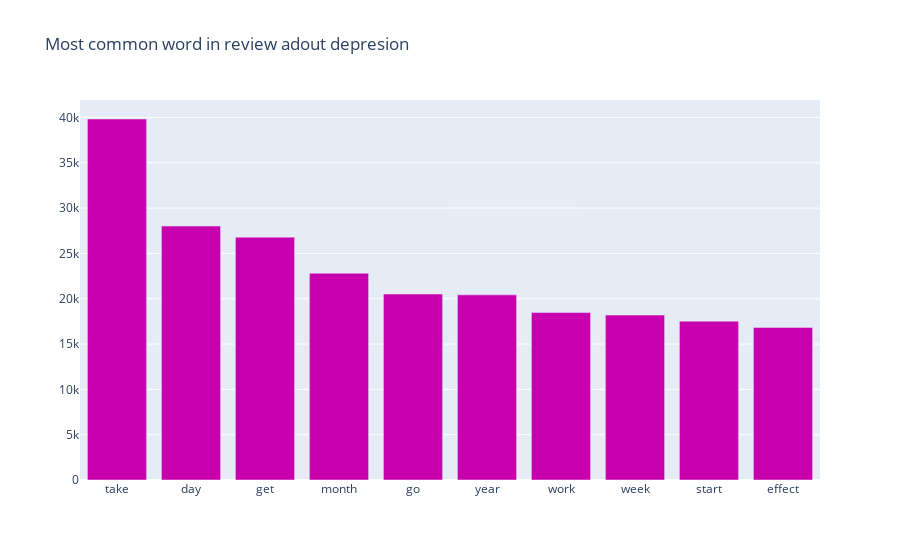

Here is the notebook cell this chart was saved with:
### Code cell
gist_2 = go.Bar(y=[i[1] for i in most_com], x=[i[0] for i in most_com], 
                marker=dict(color = 'rgb(200, 1, 174)'))
go.Figure(data=[gist_2]).update_layout(title="Most common word in review adout depresion")

### Figure 1 — Plotly figure (JSON) as saved in the notebook; plotly's stock layout.template omitted (floating-point values rounded to 4 significant figures)
{"data": [{"marker": {"color": "rgb(200, 1, 174)"}, "type": "bar", "x": ["take", "day", "get", "month", "go", "year", "work", "week", "start", "effect"], "y": [39824, 28013, 26791, 22810, 20514, 20424, 18474, 18198, 17524, 16836]}], "layout": {"title": {"text": "Most common word in review adout depresion"}}}
